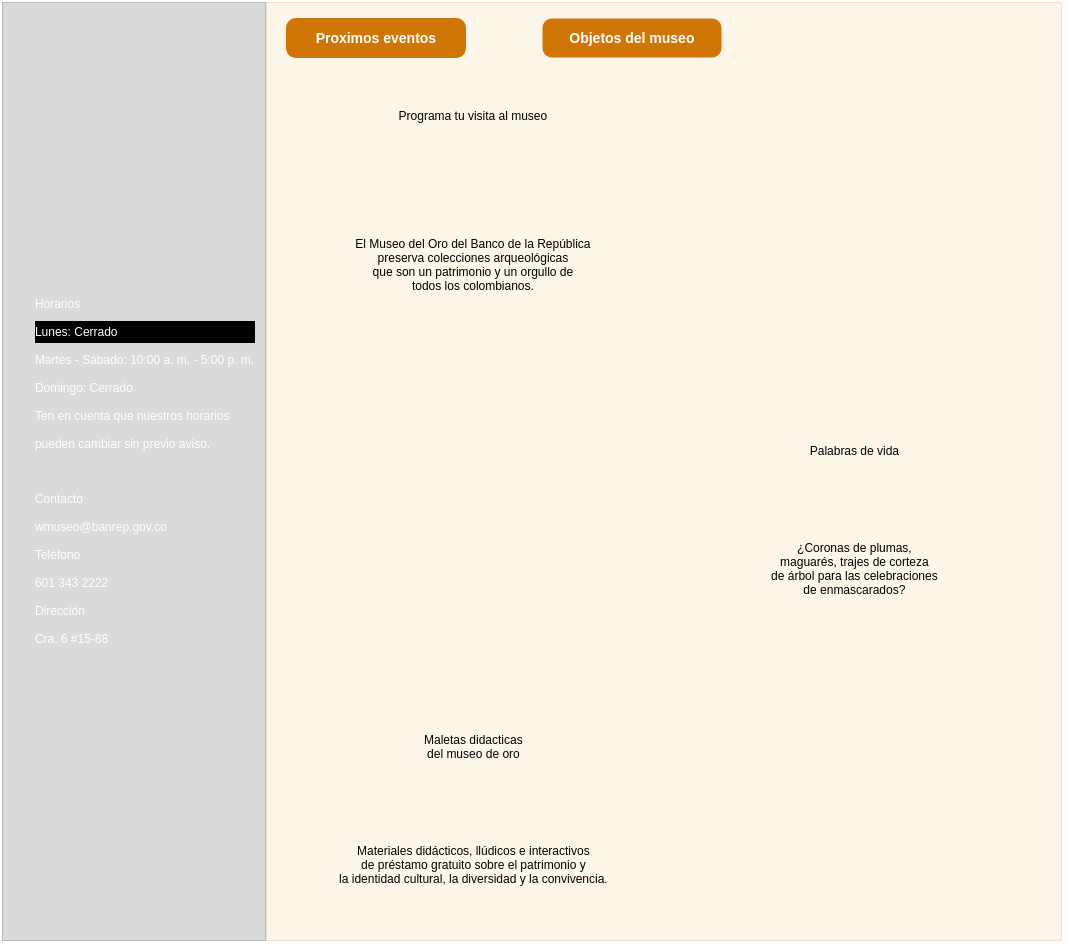
                <widget class="QFrame" name="menudeslizante_frame">
                 <property name="maximumSize">
                  <size>
                   <width>16777215</width>
                   <height>16777215</height>
                  </size>
                 </property>
                 <property name="styleSheet">
                  <string notr="true">background-color: rgba(0,0,0,0)</string>
                 </property>
                 <property name="frameShape">
                  <enum>QFrame::StyledPanel</enum>
                 </property>
                 <property name="frameShadow">
                  <enum>QFrame::Raised</enum>
                 </property>
                 <layout class="QHBoxLayout" name="horizontalLayout_4">
                  <property name="spacing">
                   <number>0</number>
                  </property>
                  <property name="leftMargin">
                   <number>0</number>
                  </property>
                  <property name="topMargin">
                   <number>0</number>
                  </property>
                  <property name="rightMargin">
                   <number>0</number>
                  </property>
                  <property name="bottomMargin">
                   <number>0</number>
                  </property>
                  <item>
                   <widget class="QFrame" name="informaciones">
                    <property name="styleSheet">
                     <string notr="true"/>
                    </property>
                    <property name="frameShape">
                     <enum>QFrame::StyledPanel</enum>
                    </property>
                    <property name="frameShadow">
                     <enum>QFrame::Raised</enum>
                    </property>
                    <layout class="QHBoxLayout" name="horizontalLayout_8">
                     <property name="spacing">
                      <number>0</number>
                     </property>
                     <property name="leftMargin">
                      <number>0</number>
                     </property>
                     <property name="topMargin">
                      <number>0</number>
                     </property>
                     <property name="rightMargin">
                      <number>5</number>
                     </property>
                     <property name="bottomMargin">
                      <number>5</number>
                     </property>
                     <item>
                      <widget class="QFrame" name="frame">
                       <property name="maximumSize">
                        <size>
                         <width>300</width>
                         <height>16777215</height>
                        </size>
                       </property>
                       <property name="styleSheet">
                        <string notr="true">background-color: rgba(12, 26, 27,40);</string>
                       </property>
                       <property name="frameShape">
                        <enum>QFrame::StyledPanel</enum>
                       </property>
                       <property name="frameShadow">
                        <enum>QFrame::Raised</enum>
                       </property>
                       <layout class="QHBoxLayout" name="horizontalLayout_9">
                        <property name="spacing">
                         <number>0</number>
                        </property>
                        <property name="topMargin">
                         <number>0</number>
                        </property>
                        <property name="rightMargin">
                         <number>0</number>
                        </property>
                        <property name="bottomMargin">
                         <number>0</number>
                        </property>
                        <item>
                         <widget class="QFrame" name="general">
                          <property name="maximumSize">
                           <size>
                            <width>300</width>
                            <height>377</height>
                           </size>
                          </property>
                          <property name="styleSheet">
                           <string notr="true">QLabel{
background-color:transparent;
}
QFrame{
background-color:transparent;
}
</string>
                          </property>
                          <property name="frameShape">
                           <enum>QFrame::StyledPanel</enum>
                          </property>
                          <property name="frameShadow">
                           <enum>QFrame::Raised</enum>
                          </property>
                          <layout class="QGridLayout" name="gridLayout">
                           <item row="2" column="1">
                            <widget class="QLabel" name="label_8">
                             <property name="styleSheet">
                              <string notr="true">QLabel{
font: 15pt &quot;MS Sans Serif&quot;;
color: rgb(255, 255, 255);
background-color:transparent;
}</string>
                             </property>
                             <property name="text">
                              <string>Horarios</string>
                             </property>
                            </widget>
                           </item>
                           <item row="13" column="1">
                            <widget class="QLabel" name="label_18">
                             <property name="styleSheet">
                              <string notr="true">QLabel{
font: 15pt &quot;MS Sans Serif&quot;;
	color: rgb(255, 255, 255);

}</string>
                             </property>
                             <property name="text">
                              <string>Dirección</string>
                             </property>
                            </widget>
                           </item>
                           <item row="7" column="1">
                            <widget class="QLabel" name="label_13">
                             <property name="styleSheet">
                              <string notr="true">QLabel{
font: 10pt &quot;MS Sans Serif&quot;;	color: rgb(255, 255, 255);

}</string>
                             </property>
                             <property name="text">
                              <string>pueden cambiar sin previo aviso. </string>
                             </property>
                            </widget>
                           </item>
                           <item row="5" column="1">
                            <widget class="QLabel" name="label_12">
                             <property name="styleSheet">
                              <string notr="true">QLabel{
font: 10pt &quot;MS Sans Serif&quot;;
	color: rgb(255, 255, 255);

}</string>
                             </property>
                             <property name="text">
                              <string>Domingo: Cerrado</string>
                             </property>
                            </widget>
                           </item>
                           <item row="4" column="1">
                            <widget class="QLabel" name="label_11">
                             <property name="styleSheet">
                              <string notr="true">QLabel{
font: 10pt &quot;MS Sans Serif&quot;;
color: rgb(255, 255, 255);
}</string>
                             </property>
                             <property name="text">
                              <string>Martes - Sábado: 10:00 a. m. - 5:00 p. m.</string>
                             </property>
                            </widget>
                           </item>
                           <item row="2" column="0">
                            <widget class="QLabel" name="label_9">
                             <property name="maximumSize">
                              <size>
                               <width>50</width>
                               <height>50</height>
                              </size>
                             </property>
                             <property name="styleSheet">
                              <string notr="true">QLabel{
font: 15pt &quot;MS Sans Serif&quot;;
	color: rgb(255, 255, 255);

}</string>
                             </property>
                             <property name="text">
                              <string/>
                             </property>
                             <property name="textFormat">
                              <enum>Qt::AutoText</enum>
                             </property>
                             <property name="pixmap">
                              <pixmap resource="../imgs/Recursos.qrc">:/iconos/icons8-reloj-96.png</pixmap>
                             </property>
                             <property name="scaledContents">
                              <bool>true</bool>
                             </property>
                            </widget>
                           </item>
                           <item row="9" column="1">
                            <widget class="QLabel" name="label_22">
                             <property name="styleSheet">
                              <string notr="true">QLabel{
font: 15pt &quot;MS Sans Serif&quot;;

	color: rgb(255, 255, 255);

}</string>
                             </property>
                             <property name="text">
                              <string>Contacto</string>
                             </property>
                            </widget>
                           </item>
                           <item row="9" column="0">
                            <widget class="QLabel" name="label_24">
                             <property name="maximumSize">
                              <size>
                               <width>45</width>
                               <height>45</height>
                              </size>
                             </property>
                             <property name="styleSheet">
                              <string notr="true">QLabel{
font: 15pt &quot;MS Sans Serif&quot;;
	color: rgb(255, 255, 255);

}</string>
                             </property>
                             <property name="text">
                              <string/>
                             </property>
                             <property name="textFormat">
                              <enum>Qt::AutoText</enum>
                             </property>
                             <property name="pixmap">
                              <pixmap resource="../imgs/Recursos.qrc">:/iconos/icons8-mail-50.png</pixmap>
                             </property>
                             <property name="scaledContents">
                              <bool>true</bool>
                             </property>
                            </widget>
                           </item>
                           <item row="8" column="1">
                            <widget class="QLabel" name="label_23">
                             <property name="styleSheet">
                              <string notr="true">QLabel{
font: 10pt &quot;MS Sans Serif&quot;;
	color: rgb(255, 255, 255);

}</string>
                             </property>
                             <property name="text">
                              <string/>
                             </property>
                            </widget>
                           </item>
                           <item row="3" column="1">
                            <widget class="QLabel" name="label_10">
                             <property name="styleSheet">
                              <string notr="true">QLabel{
font: 10pt &quot;MS Sans Serif&quot;;
	color: rgb(255, 255, 255);
background-color:rgba(0,0,0,0,)

}</string>
                             </property>
                             <property name="text">
                              <string>Lunes: Cerrado</string>
                             </property>
                            </widget>
                           </item>
                           <item row="12" column="1">
                            <widget class="QLabel" name="label_19">
                             <property name="styleSheet">
                              <string notr="true">QLabel{
font: 10pt &quot;MS Sans Serif&quot;;
	color: rgb(255, 255, 255);

}</string>
                             </property>
                             <property name="text">
                              <string>601 343 2222</string>
                             </property>
                            </widget>
                           </item>
                           <item row="14" column="1">
                            <widget class="QLabel" name="label_17">
                             <property name="styleSheet">
                              <string notr="true">QLabel{
font: 10pt &quot;MS Sans Serif&quot;;
	color: rgb(255, 255, 255);

}</string>
                             </property>
                             <property name="text">
                              <string>Cra. 6 #15-88</string>
                             </property>
                            </widget>
                           </item>
                           <item row="10" column="1">
                            <widget class="QLabel" name="label_21">
                             <property name="styleSheet">
                              <string notr="true">QLabel{
font: 10pt &quot;MS Sans Serif&quot;;
	color: rgb(255, 255, 255);

}</string>
                             </property>
                             <property name="text">
                              <string>wmuseo@banrep.gov.co</string>
                             </property>
                            </widget>
                           </item>
                           <item row="6" column="1">
                            <widget class="QLabel" name="label_14">
                             <property name="styleSheet">
                              <string notr="true">QLabel{
font: 10pt &quot;MS Sans Serif&quot;;
	color: rgb(255, 255, 255);

}</string>
                             </property>
                             <property name="text">
                              <string>Ten en cuenta que nuestros horarios</string>
                             </property>
                            </widget>
                           </item>
                           <item row="11" column="1">
                            <widget class="QLabel" name="label_20">
                             <property name="styleSheet">
                              <string notr="true">QLabel{
font: 15pt &quot;MS Sans Serif&quot;;
	color: rgb(255, 255, 255);

}</string>
                             </property>
                             <property name="text">
                              <string>Teléfono</string>
                             </property>
                            </widget>
                           </item>
                          </layout>
                         </widget>
                        </item>
                       </layout>
                      </widget>
                     </item>
                     <item>
                      <widget class="QFrame" name="Cartelera">
                       <property name="maximumSize">
                        <size>
                         <width>16777215</width>
                         <height>16777215</height>
                        </size>
                       </property>
                       <property name="styleSheet">
                        <string notr="true">QFrame#titulo_cartel_1,#titulo_cartel_2,#titulo_cartel_3{
font: 75 18pt &quot;MS Serif&quot;;

}
QFrame#cuerpo_cartel_1,#cuerpo_cartel_2,#cuerpo_cartel_3{
font: italic 12pt &quot;Sitka&quot;;

}
QFrame{
	background-color: rgba(243, 221, 171,70);
}</string>
                       </property>
                       <property name="frameShape">
                        <enum>QFrame::StyledPanel</enum>
                       </property>
                       <property name="frameShadow">
                        <enum>QFrame::Raised</enum>
                       </property>
                       <layout class="QVBoxLayout" name="verticalLayout_3">
                        <property name="leftMargin">
                         <number>9</number>
                        </property>
                        <property name="topMargin">
                         <number>0</number>
                        </property>
                        <item>
                         <widget class="QFrame" name="frame_10">
                          <property name="minimumSize">
                           <size>
                            <width>0</width>
                            <height>70</height>
                           </size>
                          </property>
                          <property name="styleSheet">
                           <string notr="true">background-color:transparent;</string>
                          </property>
                          <property name="frameShape">
                           <enum>QFrame::StyledPanel</enum>
                          </property>
                          <property name="frameShadow">
                           <enum>QFrame::Raised</enum>
                          </property>
                          <layout class="QHBoxLayout" name="horizontalLayout_5">
                           <item>
                            <widget class="QPushButton" name="Bonton_proxEvento">
                             <property name="minimumSize">
                              <size>
                               <width>180</width>
                               <height>40</height>
                              </size>
                             </property>
                             <property name="maximumSize">
                              <size>
                               <width>180</width>
                               <height>40</height>
                              </size>
                             </property>
                             <property name="styleSheet">
                              <string notr="true">QPushButton {
	color: rgb(244, 144, 17);
	
	background-color: rgb(207, 118, 7); /* Color de fondo */
    color: white; /* Color del texto */
    border: solid transparent;
    border-color:rgb(168, 13, 13);  /* Color del borde */
    border-radius: 10px; /* Radio de borde para esquinas redondeadas */
    padding: 8px 16px; /* Espaciado interno */
    font-size: 14px; /* Tamaño de fuente */
    font-weight: bold; /* Peso de la fuente */
}

QPushButton:hover {
    background-color:#f49011 ;/* Cambiar el color de fondo al pasar el mouse */
    border-color:#f49011;/* Cambiar el color del borde al pasar el mouse */
}

QPushButton:pressed {
    background-color: #f38704; /* Cambiar el color de fondo al hacer clic */
    border-color:#f38704;/* Cambiar el color del borde al hacer clic */
}</string>
                             </property>
                             <property name="text">
                              <string>Proximos eventos</string>
                             </property>
                            </widget>
                           </item>
                           <item>
                            <spacer name="horizontalSpacer_25">
                             <property name="orientation">
                              <enum>Qt::Horizontal</enum>
                             </property>
                             <property name="sizeType">
                              <enum>QSizePolicy::Fixed</enum>
                             </property>
                             <property name="sizeHint" stdset="0">
                              <size>
                               <width>70</width>
                               <height>20</height>
                              </size>
                             </property>
                            </spacer>
                           </item>
                           <item>
                            <widget class="QPushButton" name="Boton_objetos">
                             <property name="minimumSize">
                              <size>
                               <width>180</width>
                               <height>40</height>
                              </size>
                             </property>
                             <property name="maximumSize">
                              <size>
                               <width>180</width>
                               <height>16777215</height>
                              </size>
                             </property>
                             <property name="styleSheet">
                              <string notr="true">QPushButton {
	background-color: #cf7607;  /* Color de fondo */
    color: white; /* Color del texto */
    border: 1px solid transparent;
    border-color: transparent;
    border-radius: 10px; /* Radio de borde para esquinas redondeadas */
    padding: 8px 16px; /* Espaciado interno */
    font-size: 14px; /* Tamaño de fuente */
    font-weight: bold; /* Peso de la fuente */
}
QPushButton:hover {
    background-color:#f49011 ;/* Cambiar el color de fondo al pasar el mouse */
    border-color:#f49011;/* Cambiar el color del borde al pasar el mouse */
}

QPushButton:pressed {
    background-color: #f38704; /* Cambiar el color de fondo al hacer clic */
    border-color:#f38704;/* Cambiar el color del borde al hacer clic */
}</string>
                             </property>
                             <property name="text">
                              <string>Objetos del museo</string>
                             </property>
                            </widget>
                           </item>
                           <item>
                            <spacer name="horizontalSpacer_4">
                             <property name="orientation">
                              <enum>Qt::Horizontal</enum>
                             </property>
                             <property name="sizeHint" stdset="0">
                              <size>
                               <width>320</width>
                               <height>20</height>
                              </size>
                             </property>
                            </spacer>
                           </item>
                          </layout>
                         </widget>
                        </item>
                        <item>
                         <widget class="QFrame" name="cartel_1">
                          <property name="minimumSize">
                           <size>
                            <width>0</width>
                            <height>250</height>
                           </size>
                          </property>
                          <property name="maximumSize">
                           <size>
                            <width>16777215</width>
                            <height>16777215</height>
                           </size>
                          </property>
                          <property name="styleSheet">
                           <string notr="true">QFrame{
	background-color: transparent;
	/*background-color: rgba(168, 168, 168,70);*/
	/*background-color: qlineargradient(spread:repeat, x1:0, y1:0, x2:1, y2:1, stop:0.198864 rgba(0, 79, 129, 255), stop:1 rgba(255, 255, 255, 255));*/
border-radius: 13px 
}
</string>
                          </property>
                          <property name="frameShape">
                           <enum>QFrame::StyledPanel</enum>
                          </property>
                          <property name="frameShadow">
                           <enum>QFrame::Raised</enum>
                          </property>
                          <layout class="QGridLayout" name="gridLayout_2">
                           <item row="2" column="0">
                            <widget class="QLabel" name="titulo_cartel_1">
                             <property name="text">
                              <string>Programa tu visita al museo</string>
                             </property>
                             <property name="alignment">
                              <set>Qt::AlignCenter</set>
                             </property>
                            </widget>
                           </item>
                           <item row="2" column="1" rowspan="4">
                            <widget class="QLabel" name="imagen_cartel_1">
                             <property name="styleSheet">
                              <string notr="true">border-radius: 20px </string>
                             </property>
                             <property name="text">
                              <string/>
                             </property>
                             <property name="textFormat">
                              <enum>Qt::RichText</enum>
                             </property>
                             <property name="pixmap">
                              <pixmap resource="../imgs/Recursos.qrc">:/Carteles/cartel1.png</pixmap>
                             </property>
                             <property name="scaledContents">
                              <bool>true</bool>
                             </property>
                             <property name="alignment">
                              <set>Qt::AlignBottom|Qt::AlignHCenter</set>
                             </property>
                             <property name="wordWrap">
                              <bool>false</bool>
                             </property>
                            </widget>
                           </item>
                           <item row="4" column="0" rowspan="2">
                            <widget class="QLabel" name="cuerpo_cartel_1">
                             <property name="minimumSize">
                              <size>
                               <width>300</width>
                               <height>0</height>
                              </size>
                             </property>
                             <property name="text">
                              <string>El Museo del Oro del Banco de la República 
preserva colecciones arqueológicas 
que son un patrimonio y un orgullo de 
todos los colombianos.</string>
                             </property>
                             <property name="textFormat">
                              <enum>Qt::PlainText</enum>
                             </property>
                             <property name="scaledContents">
                              <bool>true</bool>
                             </property>
                             <property name="alignment">
                              <set>Qt::AlignCenter</set>
                             </property>
                            </widget>
                           </item>
                          </layout>
                         </widget>
                        </item>
                        <item>
                         <spacer name="verticalSpacer_16">
                          <property name="orientation">
                           <enum>Qt::Vertical</enum>
                          </property>
                          <property name="sizeHint" stdset="0">
                           <size>
                            <width>20</width>
                            <height>40</height>
                           </size>
                          </property>
                         </spacer>
                        </item>
                        <item>
                         <spacer name="verticalSpacer_18">
                          <property name="orientation">
                           <enum>Qt::Vertical</enum>
                          </property>
                          <property name="sizeType">
                           <enum>QSizePolicy::Fixed</enum>
                          </property>
                          <property name="sizeHint" stdset="0">
                           <size>
                            <width>10</width>
                            <height>10</height>
                           </size>
                          </property>
                         </spacer>
                        </item>
                        <item>
                         <widget class="QFrame" name="cartel_2">
                          <property name="minimumSize">
                           <size>
                            <width>0</width>
                            <height>250</height>
                           </size>
                          </property>
                          <property name="styleSheet">
                           <string notr="true">background-color:transparent;</string>
                          </property>
                          <property name="frameShape">
                           <enum>QFrame::StyledPanel</enum>
                          </property>
                          <property name="frameShadow">
                           <enum>QFrame::Raised</enum>
                          </property>
                          <layout class="QGridLayout" name="gridLayout_3">
                           <item row="1" column="2">
                            <widget class="QLabel" name="cuerpo_cartel_2">
                             <property name="text">
                              <string>¿Coronas de plumas, 
maguarés, trajes de corteza 
de árbol para las celebraciones 
de enmascarados?</string>
                             </property>
                             <property name="alignment">
                              <set>Qt::AlignCenter</set>
                             </property>
                            </widget>
                           </item>
                           <item row="0" column="1" rowspan="2">
                            <widget class="QLabel" name="imagen_cartel_2">
                             <property name="text">
                              <string/>
                             </property>
                             <property name="pixmap">
                              <pixmap resource="../imgs/Recursos.qrc">:/Carteles/cartel2.png</pixmap>
                             </property>
                             <property name="scaledContents">
                              <bool>false</bool>
                             </property>
                            </widget>
                           </item>
                           <item row="0" column="2">
                            <widget class="QLabel" name="titulo_cartel_2">
                             <property name="text">
                              <string>Palabras de vida</string>
                             </property>
                             <property name="alignment">
                              <set>Qt::AlignCenter</set>
                             </property>
                            </widget>
                           </item>
                          </layout>
                         </widget>
                        </item>
                        <item>
                         <spacer name="verticalSpacer_17">
                          <property name="orientation">
                           <enum>Qt::Vertical</enum>
                          </property>
                          <property name="sizeHint" stdset="0">
                           <size>
                            <width>20</width>
                            <height>40</height>
                           </size>
                          </property>
                         </spacer>
                        </item>
                        <item>
                         <widget class="QFrame" name="cartel_3">
                          <property name="minimumSize">
                           <size>
                            <width>0</width>
                            <height>250</height>
                           </size>
                          </property>
                          <property name="styleSheet">
                           <string notr="true">background-color:transparent;</string>
                          </property>
                          <property name="frameShape">
                           <enum>QFrame::StyledPanel</enum>
                          </property>
                          <property name="frameShadow">
                           <enum>QFrame::Raised</enum>
                          </property>
                          <layout class="QGridLayout" name="gridLayout_4">
                           <item row="1" column="1" rowspan="2">
                            <widget class="QLabel" name="imagen_cartel_3">
                             <property name="text">
                              <string/>
                             </property>
                             <property name="pixmap">
                              <pixmap resource="../imgs/Recursos.qrc">:/Carteles/cartel3.png</pixmap>
                             </property>
                            </widget>
                           </item>
                           <item row="2" column="0">
                            <widget class="QLabel" name="cuerpo_cartel_3">
                             <property name="text">
                              <string>Materiales didácticos, llúdicos e interactivos 
de préstamo gratuito sobre el patrimonio y 
la identidad cultural, la diversidad y la convivencia.</string>
                             </property>
                             <property name="alignment">
                              <set>Qt::AlignCenter</set>
                             </property>
                            </widget>
                           </item>
                           <item row="1" column="0">
                            <widget class="QLabel" name="titulo_cartel_3">
                             <property name="text">
                              <string>Maletas didacticas 
del museo de oro</string>
                             </property>
                             <property name="alignment">
                              <set>Qt::AlignCenter</set>
                             </property>
                            </widget>
                           </item>
                          </layout>
                         </widget>
                        </item>
                       </layout>
                      </widget>
                     </item>
                    </layout>
                   </widget>
                  </item>
                 </layout>
                </widget>
